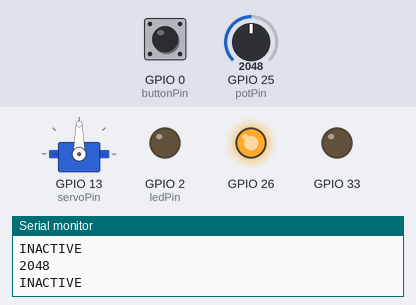
The sketch below on a simulated ESP32. On the bench: servo, output pins drawn as LEDs (lit = HIGH), the last lines printed to the serial monitor. Inputs (shaded band) come from the test bench; at power-on: GPIO 25 (potPin) = 2048, GPIO 0 (buttonPin) HIGH.

Above: at 1.2 s.
1.3 s: GPIO 25 (potPin) set to 2209
At 3.0 s:
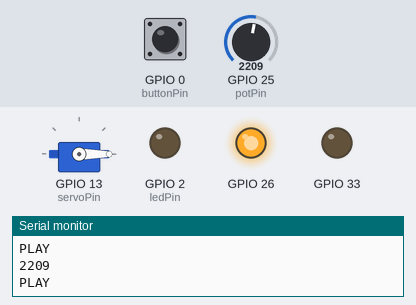
3.8 s: GPIO 0 (buttonPin) pulled LOW for 0.15 s
At 3.95 s:
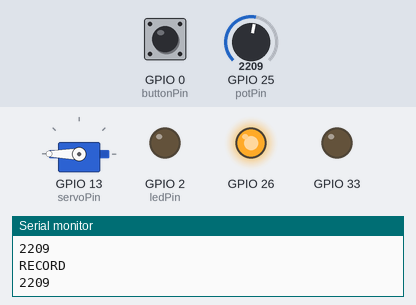
At 5.11 s:
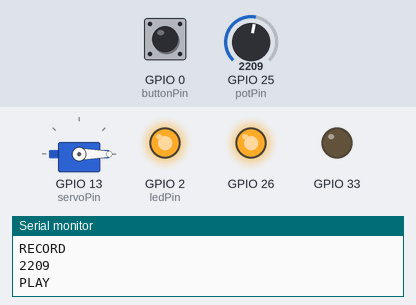
6.9 s: GPIO 25 (potPin) set to 2866
At 7.4 s:
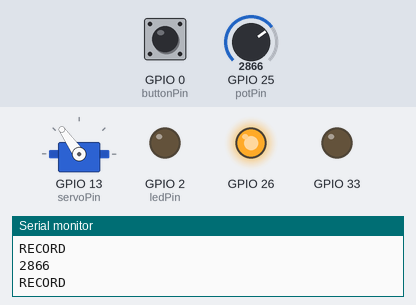
9.9 s: GPIO 0 (buttonPin) pulled LOW for 1 s
13.9 s: GPIO 25 (potPin) set to 3603
16.9 s: GPIO 0 (buttonPin) pulled LOW for 3.2 s
Timing chart, 0 to 22.7 s (numbered marks = the images above; inputs shaded):
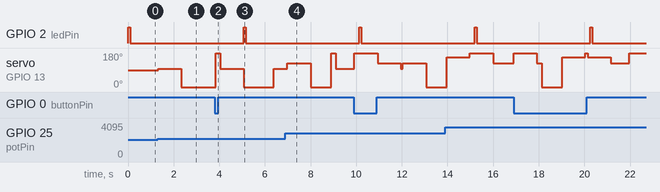

The sketch:

FollowMeServo.ino
```cpp
#include <ESP32Servo.h>

Servo myservo;

const int servoPin = 13;
const int potPin = 25;
const int ledPin = 2;
const int buttonPin = 0;

int updateIntervalMs = 100;
long updateAtMs = 0;

#define TAPE_SIZE 50
int tape[TAPE_SIZE];
int tapeHeadPos = 0;

typedef enum {
  RECORD,
  PLAY,
  INACTIVE
} State;
State currentState = INACTIVE;

int lastInputValue = 0;
int inputValueChangedThreshold = 5;

long lastChangeAtMs = 0;
int noChangeRecordingTimeoutMS = 1000;

void setup() {
  Serial.begin(115200);
  pinMode(26, OUTPUT);
  digitalWrite(26, 1);
  pinMode(33, OUTPUT);
  digitalWrite(33, 0);

  pinMode(ledPin, OUTPUT);
  pinMode(buttonPin, INPUT);

  // Allow allocation of all timers
  ESP32PWM::allocateTimer(0);
  ESP32PWM::allocateTimer(1);
  ESP32PWM::allocateTimer(2);
  ESP32PWM::allocateTimer(3);
  myservo.setPeriodHertz(50);
  myservo.attach(servoPin, 100, 2500);

  lastInputValue = -1;
  currentState = INACTIVE;
}

void loop() {
  if (millis() > updateAtMs) {
    Serial.println(analogRead(potPin));
    updateAtMs = millis() + updateIntervalMs;

    digitalWrite(ledPin, tapeHeadPos == 0);

    int inputValue = min(255, (int)(map(analogRead(potPin), 0, 4095, 0, 255) + map(digitalRead(buttonPin), 1, 0, 0, 255)));
    updateState(inputValue);

    switch(currentState) {
      case RECORD:
        Serial.println("RECORD");
        record(inputValue);
        break;
      case PLAY:
        Serial.println("PLAY");
        play(tape[tapeHeadPos]);
        break;
      case INACTIVE:
        Serial.println("INACTIVE");
        break;
    }
    tapeHeadPos = (tapeHeadPos + 1) % TAPE_SIZE;
  }
}

void record(int inputValue) {
  tape[tapeHeadPos] = inputValue;
  play(inputValue);
}

void play(int inputValue) {
  myservo.write(map(inputValue, 0, 255, 0, 180));
}

void updateState(int inputValue) {
  if(lastInputValue >= 0) {
    if(abs(inputValue-lastInputValue) > inputValueChangedThreshold) {
      //Serial.println("CHANGE");
      lastChangeAtMs = millis();

      switch(currentState) {
        case RECORD:    break;
        case PLAY:
          currentState = RECORD;
          break;
        case INACTIVE:
          currentState = RECORD;
          break;
      }
    }
    else if((millis() - lastChangeAtMs) > noChangeRecordingTimeoutMS) {
      //Serial.println("TIMEOUT");
      switch(currentState) {
        case RECORD:
          currentState = PLAY;
          break;
        case PLAY:      break;
        case INACTIVE:  break;
      }
    }
  }
  lastInputValue = inputValue;
}
```

Measured:
- the behaviour switches between 2135 and 2136 on GPIO 25 (potPin) (found by bisection; images 0 and 1)
- after the input at 1.3 s, servo on GPIO 13 (servoPin): 90° → 96° at once, → 0° 1.0 s later
- after the input at 3.8 s, servo on GPIO 13 (servoPin): 0° → 180° after 0.05 s, → 96° 0.20 s later, → 0° 1.0 s later, → 96° 1.3 s later
